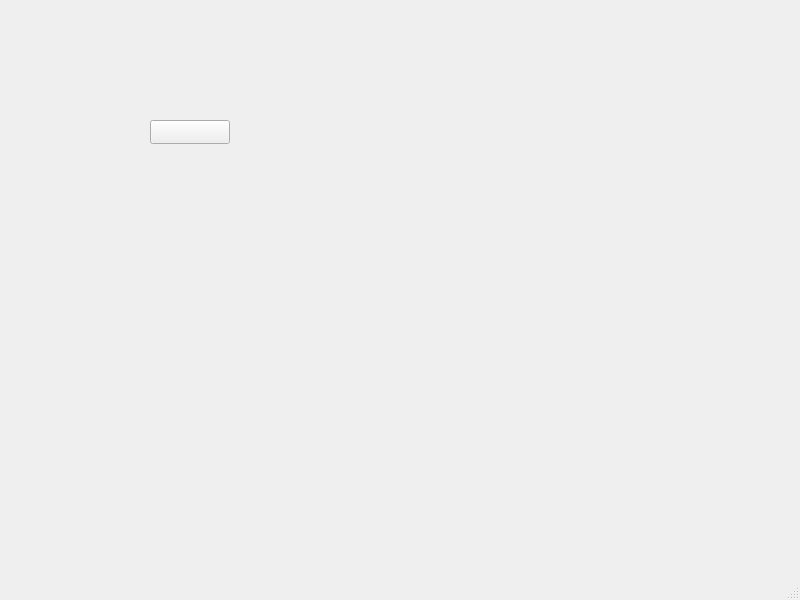
<?xml version="1.0" encoding="UTF-8"?>
<ui version="4.0">
 <class>MainWindow</class>
 <widget class="QMainWindow" name="MainWindow">
  <property name="geometry">
   <rect>
    <x>0</x>
    <y>0</y>
    <width>800</width>
    <height>600</height>
   </rect>
  </property>
  <property name="windowTitle">
   <string>MainWindow</string>
  </property>
  <widget class="QWidget" name="centralwidget">
   <widget class="QPushButton" name="pushButton">
    <property name="geometry">
     <rect>
      <x>150</x>
      <y>120</y>
      <width>80</width>
      <height>24</height>
     </rect>
    </property>
    <property name="text">
     <string/>
    </property>
   </widget>
  </widget>
  <widget class="QMenuBar" name="menubar">
   <property name="geometry">
    <rect>
     <x>0</x>
     <y>0</y>
     <width>800</width>
     <height>21</height>
    </rect>
   </property>
  </widget>
  <widget class="QStatusBar" name="statusbar"/>
 </widget>
 <resources/>
 <connections/>
</ui>
